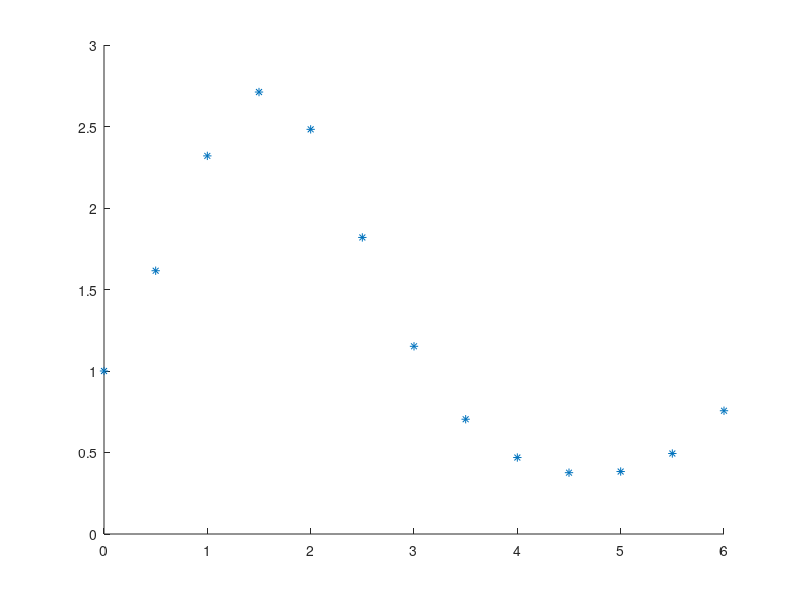

Here is the MATLAB script that generated this plot: (Note: this script raises an error after producing the figure.)
fun = @(x) e.^sin(x);
X = linspace(0,6,1000);
x = linspace(0,6,13)
clf
hold on
plot(x,fun(x),"*")
plot(X,lagrange2(x,fun(x),X),"--r")